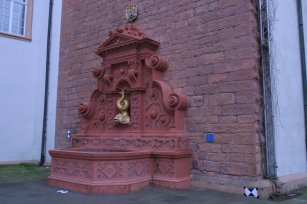
#> input picture images/left.png, 307 x 204 px
$ python sift.py
#> lines starting #> are read from the running program, lines starting #| are printed output that depends on the picture
import cv2
#import numpy as np

#read an image
img = cv2.imread('images/left.png')
#> img is the input picture: shape (204, 307, 3); mean B, G, R 123.4, 100, 113.6
#print(img)
gray = cv2.cvtColor(img, cv2.COLOR_BGR2GRAY)
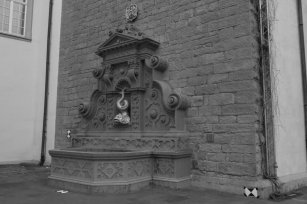
#> gray: shape (204, 307); min 8, max 206, mean 106.7

sift = cv2.xfeatures2d.SIFT_create()
kp, des = sift.detectAndCompute(gray,None)
#> kp = 290 keypoints; strongest (x, y, size): (251, 194, 2.1), (251, 190, 2.4), (255, 192, 3.4), (247, 192, 3.2)

img=cv2.drawKeypoints(gray,kp,img,flags=cv2.DRAW_MATCHES_FLAGS_DRAW_RICH_KEYPOINTS)
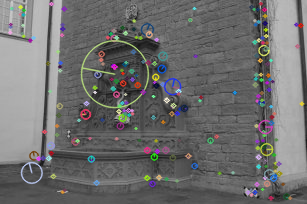
#> img: shape (204, 307, 3); mean B, G, R 109.6, 109.7, 110
cv2.imwrite('sift_keypoints.jpg',img)

$ run again, with images/right.jpeg saved as images/left.png
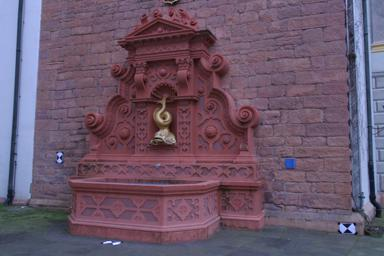
#> input picture images/right.jpeg, 384 x 256 px
#> img is the input picture: shape (256, 384, 3); mean B, G, R 106.3, 87.3, 107
#> `gray = cv2.cvtColor(img, cv2.COLOR_BGR2GRAY)`:
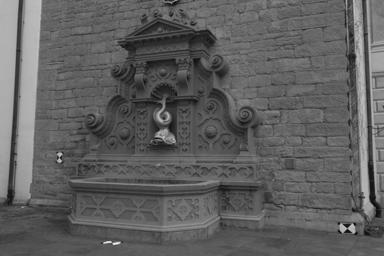
#> gray: shape (256, 384); min 0, max 243, mean 95.4
#> kp = 508 keypoints; strongest (x, y, size): (59, 161, 2.5), (117, 243, 2.1), (60, 154, 2.7), (347, 225, 2.9)
#> `img=cv2.drawKeypoints(gray,kp,img,flags=cv2.DRAW_MATCHES_FLAGS_DRAW_RI..`:
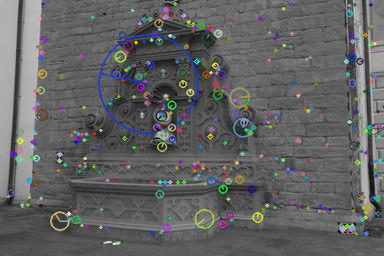
#> img: shape (256, 384, 3); mean B, G, R 98.4, 98, 97.4
